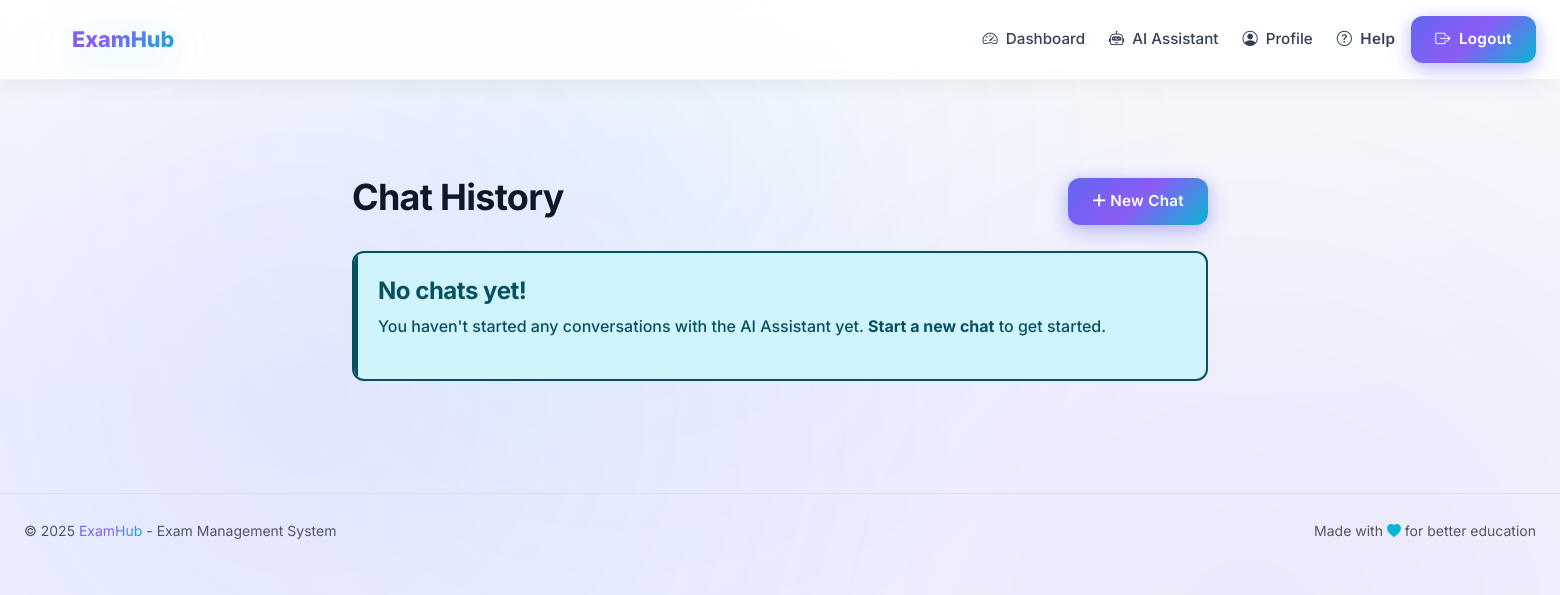
The page /ai_assistant/sessions/ (signed in) on the database as committed earlier.
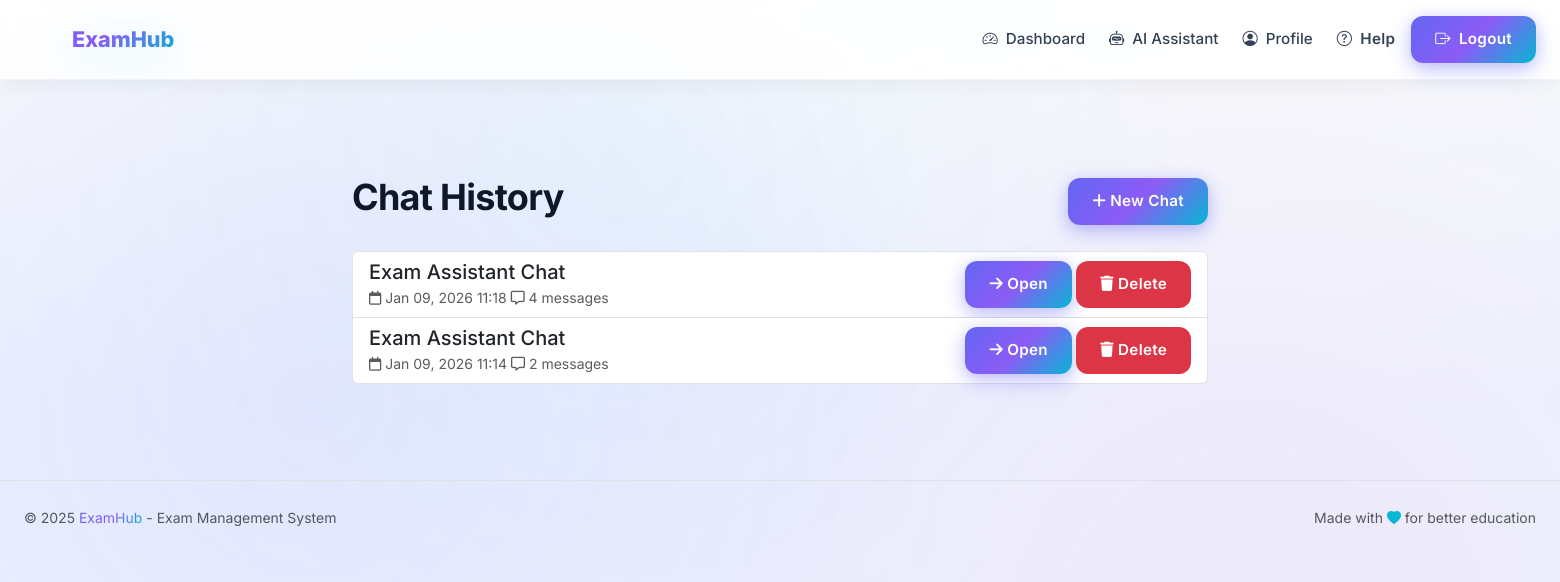
The same page on the database as committed later.
### apps/ai_assistant/models.py (models this page shows, shortened)
class ChatSession(models.Model):
    user = models.ForeignKey(settings.AUTH_USER_MODEL, on_delete=models.CASCADE, related_name='chat_sessions')
    created_at = models.DateTimeField(auto_now_add=True)
    updated_at = models.DateTimeField(auto_now=True)
    title = models.CharField(max_length=255, default="New Chat")
    class Meta:
        ordering = ['-updated_at']

### apps/ai_assistant/views.py (the view)
# urls.py: path('', views.chat_view, name='chat_list'),
@login_required
def chat_list(request):
    sessions = request.user.chat_sessions.all()
    context = {'sessions': sessions}
    return render(request, 'ai_assistant/chat_list.html', context)

### templates/ai_assistant/chat_list.html (shortened to what this page needs)
{% extends 'base.html' %}
{% block content %}
<div class="container mt-5">
    <div class="row">
        <div class="col-md-8 offset-md-2">
            <div class="d-flex justify-content-between align-items-center mb-4">
                <h2>Chat History</h2>
                <a href="{% url 'ai_assistant:new_chat' %}" class="btn btn-primary">
                    <i class="fas fa-plus"></i> New Chat
                </a>
            </div>
            {% if sessions %}
                <div class="list-group">
                    {% for session in sessions %}
                        <div class="list-group-item">
                            <div class="d-flex justify-content-between align-items-center">
                                <div>
                                    <a href="{% url 'ai_assistant:chat' session.id %}" class="h5 mb-0">
                                        {{ session.title }}
                                    </a>
                                    <div class="text-muted small">
                                        <i class="far fa-calendar"></i> {{ session.created_at|date:"M d, Y H:i" }}
                                        <i class="far fa-message ml-3"></i> {{ session.messages.count }} messages
                                    </div>
                                </div>
                                <div>
                                    <a href="{% url 'ai_assistant:chat' session.id %}" class="btn btn-sm btn-primary">
                                        <i class="fas fa-arrow-right"></i> Open
                                    </a>
                                    <form method="post" action="{% url 'ai_assistant:delete_session' session.id %}" style="display: inline;"
                                          onsubmit="return confirm('Are you sure you want to delete this chat?');">
                                        <button type="submit" class="btn btn-sm btn-danger ml-2">
                                            <i class="fas fa-trash"></i> Delete
                                        </button>
                                    </form>
                                </div>
                            </div>
                        </div>
                    {% endfor %}
                </div>
            {% else %}
                <div class="alert alert-info" role="alert">
                    <h4 class="alert-heading">No chats yet!</h4>
                    <p>You haven't started any conversations with the AI Assistant yet.
                    <a href="{% url 'ai_assistant:new_chat' %}" class="alert-link">Start a new chat</a> to get started.</p>
                </div>
            {% endif %}
        </div>
    </div>
</div>
{% endblock %}

### templates/base.html (shortened to what this page needs)
{% load static %}
<!DOCTYPE html>
<html lang="en">
<head>
    <link href="https://cdn.jsdelivr.net/npm/bootstrap@5.3.0/dist/css/bootstrap.min.css" rel="stylesheet">
    <link href="https://cdn.jsdelivr.net/npm/bootstrap-icons@1.11.0/font/bootstrap-icons.css" rel="stylesheet">
    <link href="https://cdnjs.cloudflare.com/ajax/libs/font-awesome/6.4.0/css/all.min.css" rel="stylesheet">
    <link href="{% static 'css/theme.css' %}" rel="stylesheet">
</head>
<body>
    <nav class="navbar navbar-expand-lg sticky-top fade-in" aria-label="Main navigation" style="perspective: 1200px;">
        <div class="container-fluid px-3 px-md-4">
            <a class="navbar-brand fw-800 text-3d" href="{% url 'dashboard' %}" style="font-size: 1.35rem; font-weight: 800;">
                <i class="bi bi-mortarboard-fill me-2 icon-3d" style="color: var(--primary);"></i>
                <span>ExamHub</span>
            </a>
            <div class="collapse navbar-collapse" id="navbarNav">
                <ul class="navbar-nav ms-auto align-items-center gap-2">
                    {% if user.is_authenticated %}
                        <li class="nav-item">
                            <a class="nav-link" href="{% url 'dashboard' %}">
                                <i class="bi bi-speedometer2 me-1"></i> Dashboard
                            </a>
                        </li>
                        <li class="nav-item">
                            <a class="nav-link" href="{% url 'ai_assistant:chat_list' %}">
                                <i class="bi bi-robot me-1"></i> AI Assistant
                            </a>
                        </li>
                        <li class="nav-item">
                            <a class="nav-link" href="{% url 'profile' %}">
                                <i class="bi bi-person-circle me-1"></i> Profile
                            </a>
                        </li>
                        <li class="nav-item">
                            <button class="nav-link btn btn-ghost" data-bs-toggle="modal" data-bs-target="#supportModal">
                                <i class="bi bi-question-circle me-1"></i> Help
                            </button>
                        </li>
                        <li class="nav-item">
                            <a class="btn btn-primary btn-sm" href="{% url 'logout' %}">
                                <i class="bi bi-box-arrow-right me-1"></i> Logout
                            </a>
                        </li>
                    {% endif %}
                </ul>
            </div>
        </div>
    </nav>
    <main class="py-4 py-md-5">
        <div class="container-fluid px-3 px-md-4">
            {% block content %}{% endblock %}
        </div>
    </main>
    <footer class="border-top border-opacity-10 mt-5 py-4">
        <div class="container-fluid px-3 px-md-4">
            <div class="row align-items-center">
                <div class="col-md-6 text-center text-md-start">
                    <small class="text-muted">
                        &copy; 2025 <span class="text-gradient fw-700">ExamHub</span> - Exam Management System
                    </small>
                </div>
                <div class="col-md-6 text-center text-md-end mt-3 mt-md-0">
                    <small class="text-muted">
                        Made with <i class="bi bi-heart-fill" style="color: var(--accent);"></i> for better education
                    </small>
                </div>
            </div>
        </div>
    </footer>
</body>
</html>

Rows that differ between the two databases and show on the page:
added ChatSession: title "Exam Assistant Chat", created_at "Jan 09, 2026 11:18", messages.count "4"
added ChatSession: title "Exam Assistant Chat", created_at "Jan 09, 2026 11:14", messages.count "2"
Other text that changed with them:
text no longer shown: "No chats yet! You haven't started any conversations with the AI Assistant yet. Start a new chat to get started."
